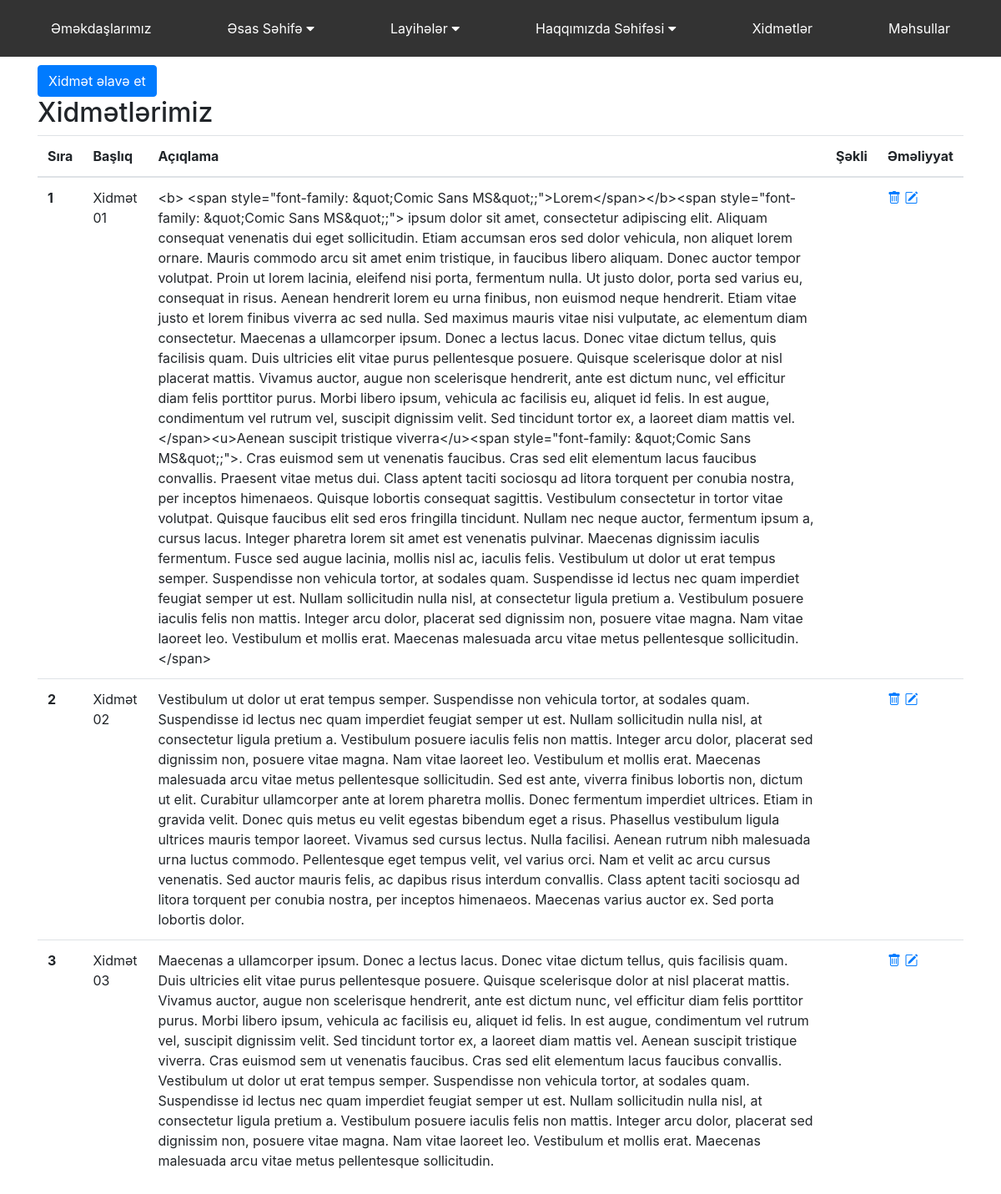
The app's page /admin/services with its own data.
### app/models.py (models this page shows)
class Service(db.Model):
    id = db.Column(db.Integer, primary_key=True)
    title = db.Column(db.String(100))
    description = db.Column(db.Text)
    image = db.Column(db.String(100))

### admin/routes.py (the view)
@admin_bp.route('/services')
def index_services_page():
    from app.models import Service
    services = Service.query.all()
    return render_template('admin/services_page.html',services=services)

### admin/templates/admin/services_page.html (shortened to what this page needs)
{% extends "admin/base.html" %}
{% block page %}
<div class="container">
    <a href="/admin/services/add"><button class="btn btn-primary">Xidmət əlavə et</button></a>
    <h2>Xidmətlərimiz</h2>
    <table class="table">
        <thead>
        <tr>
            <th scope="col">Sıra</th>
            <th scope="col">Başlıq</th>
            <th scope="col">Açıqlama</th>
            <th scope="col">Şəkli</th>
            <th scope="col">Əməliyyat</th>
        </tr>
        </thead>
        <tbody>
        {% for service in services %}
        <tr>
            <th>{{service.id}}</th>
            <td>{{service.title}}</td>
            <td>{{service.description}}</td>
            <td>{{service.img}}</td>
            <td>
                <a href="/admin/services/delete/{{service.id}}"><i class="bi bi-trash"></i></a>
                <a href="/admin/services/update/{{service.id}}"><i class="bi bi-pencil-square"></i></i></a>
            </td>
        </tr>
        {% endfor %}
        </tbody>
    </table>
</div>
{% endblock %}

### records on screen
Service: id "1", title "Xidmət 01", description "<b> <span style=\"font-family: &quot;Comic Sans MS&quot;;\">Lorem</span></b><span style=\"font-family: &quot;Comic Sans MS&quot;;\"> ipsum dolor sit amet, consectetur adipiscing elit. Aliquam consequat venenatis dui eget sollicitudin. Etiam accumsan eros sed dolor vehicula, non aliquet lorem ornare. Mauris commodo arcu sit amet enim tristique, in faucibus libero aliquam. Donec auctor tempor volutpat. Proin ut lorem lacinia, eleifend nisi porta, fermentum nulla. Ut justo dolor, porta sed varius eu, consequat in risus. Aenean hendrerit lorem eu urna finibus, non euismod neque hendrerit. Etiam vitae justo et lorem finibus viverra ac sed nulla. Sed maximus mauris vitae nisi vulputate, ac elementum…"
Service: id "2", title "Xidmət 02", description "Vestibulum ut dolor ut erat tempus semper. Suspendisse non vehicula tortor, at sodales quam. Suspendisse id lectus nec quam imperdiet feugiat semper ut est. Nullam sollicitudin nulla nisl, at consectetur ligula pretium a. Vestibulum posuere iaculis felis non mattis. Integer arcu dolor, placerat sed dignissim non, posuere vitae magna. Nam vitae laoreet leo. Vestibulum et mollis erat. Maecenas malesuada arcu vitae metus pellentesque sollicitudin. Sed est ante, viverra finibus lobortis non, dictum ut elit. Curabitur ullamcorper ante at lorem pharetra mollis. Donec fermentum imperdiet ultrices. Etiam in gravida velit. Donec quis metus eu velit egestas bibendum eget a risus. Phasellus vestibulum…"
Service: id "3", title "Xidmət 03", description "Maecenas a ullamcorper ipsum. Donec a lectus lacus. Donec vitae dictum tellus, quis facilisis quam. Duis ultricies elit vitae purus pellentesque posuere. Quisque scelerisque dolor at nisl placerat mattis. Vivamus auctor, augue non scelerisque hendrerit, ante est dictum nunc, vel efficitur diam felis porttitor purus. Morbi libero ipsum, vehicula ac facilisis eu, aliquet id felis. In est augue, condimentum vel rutrum vel, suscipit dignissim velit. Sed tincidunt tortor ex, a laoreet diam mattis vel. Aenean suscipit tristique viverra. Cras euismod sem ut venenatis faucibus. Cras sed elit elementum lacus faucibus convallis. Vestibulum ut dolor ut erat tempus semper. Suspendisse non vehicula…"
